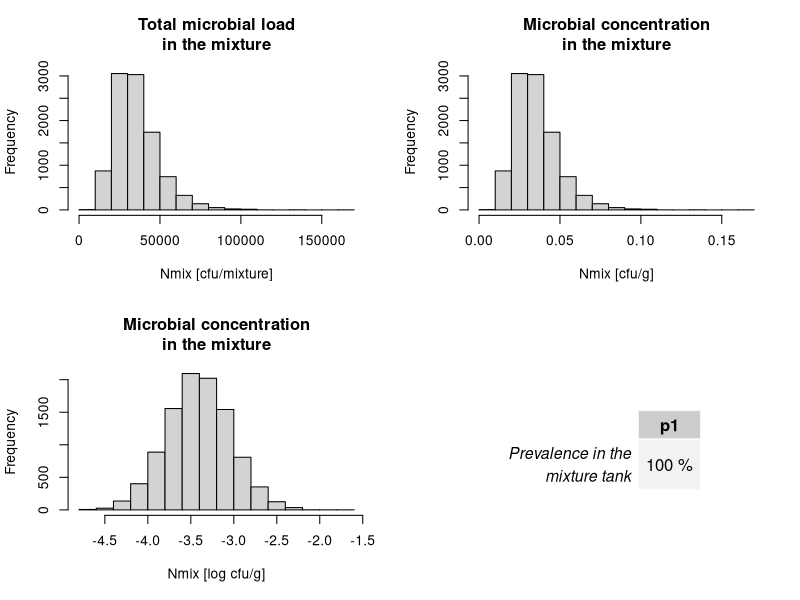

This chart was generated by the following R code:
#######################################
# Parameter skript
#######################################
iter <- 10000 # number of iterations for simulation
NPMmean <- -1.34 # mean of microbial concentration in pork meat
NPMsd <- 0.16 # sd of microbial concentration in pork meat
percPMmin <- 65 # min of percentage of pork meat in mixture
percPMmax <- 80 # max of percentage of pork meat in mixture
Wbatch <- 1000 # total weight of the mixture
prevTarget <- 0 # target number for micriobial load in mixture to calculate prevalence



#######################################
# Model skript
#######################################
#creating distribution from given parameters
NPMdist <- rnorm(iter,NPMmean,NPMsd)
percPMdist <- runif(iter,percPMmin,percPMmax)

# MC sim for microbial load
Nmix <- 10^NPMdist*percPMdist/100*Wbatch*1000

# unit changes to cfu/g
NmixG <- Nmix/(Wbatch*1000)

# prevalence calculations
NmixCum <- ecdf(Nmix)
p1 <- 1- NmixCum(prevTarget)
#######################################
# Visulisation skript
#######################################
library(gridBase)
library(gridExtra)
library(grid)


# prevalence as a table
myTable <-  as.data.frame(paste(p1*100,'%'))
rownames(myTable) <- 'Prevalence in the\nmixture tank'
colnames(myTable) <- 'p1'
mytheme <- gridExtra::ttheme_default(
  core = list(fg_params=list(cex = 1.0)),
  colhead = list(fg_params=list(cex = 1.0)),
  rowhead = list(fg_params=list(cex = 0.95)))
myTable <- gridExtra::tableGrob(myTable, theme = mytheme)


# bringing all results into 1 frame
par(mfrow=c(2,2))
hist(Nmix, 
     main='Total microbial load\nin the mixture',
     xlab='Nmix [cfu/mixture]')
hist(NmixG,
     main='Microbial concentration\nin the mixture',
     xlab='Nmix [cfu/g]')
hist(log(NmixG),
     main='Microbial concentration\nin the mixture',
     xlab='Nmix [log cfu/g]')
plot.new()
vps <- baseViewports()
pushViewport(vps$figure)
vp1 <-plotViewport()
grid.draw(myTable)
